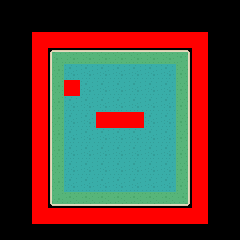

The image is a tile-based game level rendered from a .tmx file. Its description and complete source (layers, tilesets, objects, tile grids) follow:
An orthogonal 15x15 tile map with 16x16 px tiles, 3 tile layers (Tile Layer 1, Objects, Collision), 2 tilesets and 1 object.

<map version="1.0" orientation="orthogonal" renderorder="left-down" width="15" height="15" tilewidth="16" tileheight="16" nextobjectid="1">
 <properties>
  <property name="unity:scale" type="float" value="0.06" />
 </properties>
 <tileset firstgid="1" name="roguelikeSheet_transparent" tilewidth="16" tileheight="16" spacing="1" tilecount="1767" columns="57">
  <image source="../Art/roguelikeSheet_transparent.png" width="968" height="526" />
 </tileset>
 <tileset firstgid="1768" name="RedCollision" tilewidth="16" tileheight="16" spacing="1" tilecount="1" columns="1">
  <image source="../Art/CollisionSquare.PNG" width="16" height="16" />
  <tile id="0">
   <objectgroup draworder="index">
    <object id="4" x="0" y="-0.0909091" width="16" height="15.9091" />
   </objectgroup>
  </tile>
 </tileset>
 <layer name="Tile Layer 1" width="15" height="15">
  <data encoding="csv">
0,0,0,0,0,0,0,0,0,0,0,0,0,0,0,
0,0,0,0,0,0,0,0,0,0,0,0,0,0,0,
0,0,0,0,0,0,0,0,0,0,0,0,0,0,0,
0,0,0,581,582,582,582,582,582,582,582,583,0,0,0,
0,0,0,638,468,468,468,468,468,468,468,640,0,0,0,
0,0,0,638,468,468,468,468,468,468,468,640,0,0,0,
0,0,0,638,468,468,468,468,468,468,468,640,0,0,0,
0,0,0,638,468,468,468,468,468,468,468,640,0,0,0,
0,0,0,638,468,468,468,468,468,468,468,640,0,0,0,
0,0,0,638,468,468,468,468,468,468,468,640,0,0,0,
0,0,0,638,468,468,468,468,468,468,468,640,0,0,0,
0,0,0,638,468,468,468,468,468,468,468,640,0,0,0,
0,0,0,695,696,696,696,696,696,696,696,697,0,0,0,
0,0,0,0,0,0,0,0,0,0,0,0,0,0,0,
0,0,0,0,0,0,0,0,0,0,0,0,0,0,0
</data>
 </layer>
 <layer name="Objects" width="15" height="15">
  <data encoding="csv">
0,0,0,0,0,0,0,0,0,0,0,0,0,0,0,
0,0,0,0,0,0,0,0,0,0,0,0,0,0,0,
0,0,0,0,0,0,0,0,0,0,0,0,0,0,0,
0,0,0,0,0,0,0,0,0,0,0,0,0,0,0,
0,0,0,0,0,0,0,0,0,0,0,0,0,0,0,
0,0,0,0,184,0,0,0,0,0,0,0,0,0,0,
0,0,0,0,0,0,0,0,0,0,0,0,0,0,0,
0,0,0,0,0,0,307,362,308,0,0,0,0,0,0,
0,0,0,0,0,0,0,0,0,0,0,0,0,0,0,
0,0,0,0,0,0,0,0,0,0,0,0,0,0,0,
0,0,0,0,0,0,0,0,0,0,0,0,0,0,0,
0,0,0,0,0,0,0,0,0,0,0,0,0,0,0,
0,0,0,0,0,0,0,0,0,0,0,0,0,0,0,
0,0,0,0,0,0,0,0,0,0,0,0,0,0,0,
0,0,0,0,0,0,0,0,0,0,0,0,0,0,0
</data>
 </layer>
 <layer name="Collision" width="15" height="15">
  <data encoding="csv">
0,0,0,0,0,0,0,0,0,0,0,0,0,0,0,
0,0,0,0,0,0,0,0,0,0,0,0,0,0,0,
0,0,1768,1768,1768,1768,1768,1768,1768,1768,1768,1768,1768,0,0,
0,0,1768,0,0,0,0,0,0,0,0,0,1768,0,0,
0,0,1768,0,0,0,0,0,0,0,0,0,1768,0,0,
0,0,1768,0,1768,0,0,0,0,0,0,0,1768,0,0,
0,0,1768,0,0,0,0,0,0,0,0,0,1768,0,0,
0,0,1768,0,0,0,1768,1768,1768,0,0,0,1768,0,0,
0,0,1768,0,0,0,0,0,0,0,0,0,1768,0,0,
0,0,1768,0,0,0,0,0,0,0,0,0,1768,0,0,
0,0,1768,0,0,0,0,0,0,0,0,0,1768,0,0,
0,0,1768,0,0,0,0,0,0,0,0,0,1768,0,0,
0,0,1768,0,0,0,0,0,0,0,0,0,1768,0,0,
0,0,1768,1768,1768,1768,1768,1768,1768,1768,1768,1768,1768,0,0,
0,0,0,0,0,0,0,0,0,0,0,0,0,0,0
</data>
 </layer>
</map>
